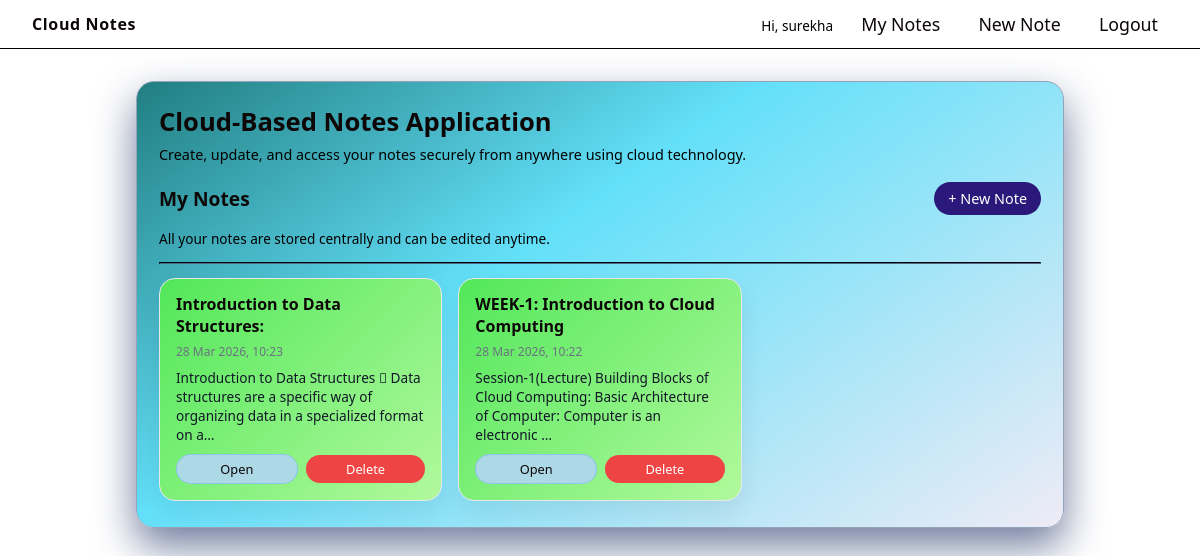
The page / (signed in) on the database its author committed.
### notes/models.py (models this page shows, shortened)
class Note(models.Model):
    user = models.ForeignKey(User, on_delete=models.CASCADE, related_name='notes')
    title = models.CharField(max_length=200)
    content = models.TextField()
    created_at = models.DateTimeField(auto_now_add=True)
    updated_at = models.DateTimeField(auto_now=True)
    class Meta:
        ordering = ['-updated_at']

### notes/views.py (the view)
# urls.py: path('', views.note_list, name='note_list'),
@login_required
def note_list(request):
    notes = Note.objects.filter(user=request.user)
    return render(request, 'note_list.html', {'notes': notes})

### notes/templates/note_list.html (shortened to what this page needs)
{% extends 'base.html' %}
{% block content %}
<div class="section-header">
    <h2>My Notes</h2>
    <a href="{% url 'note_create' %}" class="btn">+ New Note</a>
</div>
<p class="muted">All your notes are stored centrally and can be edited anytime.</p>
<hr style="border-color:#1f2937; margin: 14px 0;">
{% if notes %}
    <div class="notes-grid">
        {% for note in notes %}
            <div class="note-card">
                <h3 class="note-card-title">{{ note.title }}</h3>
                <div class="note-card-meta">
                    {{ note.updated_at|date:"d M Y, H:i" }}
                </div>
                <p class="note-card-content">
                    {{ note.content|truncatechars:120 }}
                </p>
                <div class="note-card-footer">
                    <a href="{% url 'note_detail' note.pk %}" class="btn btn-secondary">Open</a>
                    <a href="{% url 'note_delete' note.pk %}" class="btn btn-danger">Delete</a>
                </div>
            </div>
        {% endfor %}
    </div>
{% else %}
    <p class="muted">You don't have any notes yet. Click "New Note" to create your first one.</p>
{% endif %}
{% endblock %}

### notes/templates/base.html (shortened to what this page needs)
<!DOCTYPE html>
<html>
<head>
</head>
<body>
<div class="navbar">
    <div class="navbar-title">Cloud Notes</div>
    <div class="navbar-links">
        {% if user.is_authenticated %}
            <span class="muted">Hi, {{ user.username }}</span>
            <a href="{% url 'note_list' %}">My Notes</a>
            <a href="{% url 'note_create' %}">New Note</a>
            <a href="{% url 'logout' %}">Logout</a>
        {% else %}
            <a href="{% url 'login' %}">Login</a>
            <a href="{% url 'register' %}">Register</a>
        {% endif %}
    </div>
</div>
<div class="main-wrapper">
    <div class="card">
        <h1>Cloud-Based Notes Application</h1>
        <p class="subtitle">
            Create, update, and access your notes securely from anywhere using cloud technology.
        </p>
        {% block content %}{% endblock %}
    </div>
</div>
</body>
</html>

### notes/templates/base.html (style rules this page uses)
:root { --primary: #2a197b; --primary-dark: #2a197b; --bg: #0f172a; --card-bg: #ffffff; --text: #0d0707; --muted: #000000; --danger: #ef4444; }
* { box-sizing: border-box; }
body { margin: 0; font-family: system-ui, -apple-system, BlinkMacSystemFont, "Segoe UI", sans-serif; background: radial-gradient(square at top, #676f7d 0, #f5f5f7 55%); color: var(--text); min-height: 100vh; }
.navbar { display: flex; justify-content: space-between; align-items: center; padding: 12px 32px; background: rgba(255, 255, 255, 0.95); border-bottom: 1px solid #000000; position: sticky; top: 0; z-index: 10; backdrop-filter: blur(10px); }
.navbar-title { font-weight: 700; letter-spacing: 0.04em; }
.navbar-links a { color: var(--text); margin-left: 14px; text-decoration: none; font-size: 1.11rem; padding: 10px 10px; border-radius: 999spx; transition: all 0.15s ease; }
.main-wrapper { max-width: 960px; margin: 32px auto; padding: 0 16px 40px; }
.card { background: linear-gradient(145deg, #217e81, #63e0f9 40%, #eeebf6 100%); border-radius: 18px; padding: 22px 22px 26px; box-shadow: 0 18px 40px rgba(95, 110, 146, 0.9); border: 1px solid rgb(148, 163, 184); }
h1 { margin: 0 0 6px; font-size: 1.6rem; }
.subtitle { margin: 0 0 18px; font-size: 0.9rem; color: var(--muted); }
.btn { display: inline-block; border: none; padding: 7px 14px; border-radius: 999px; background: var(--primary); color: white; text-decoration: none; font-size: 0.9rem; cursor: pointer; transition: all 0.15s ease; }
.btn-secondary { background: lightblue; border: 1px solid rgba(90, 167, 240, 0.4); color: var(--text); }
.btn-danger { background: var(--danger); }
.section-header { display: flex; justify-content: space-between; align-items: center; margin-bottom: 14px; }
.section-header h2 { margin: 0; font-size: 1.2rem; }
.muted { color: var(--muted); font-size: 0.85rem; }

### notes/templates/note_list.html (style rules this page uses)
.notes-grid { display: grid; grid-template-columns: repeat(auto-fill, minmax(240px, 1fr)); gap: 16px; margin-top: 10px; }
.note-card { background: linear-gradient(135deg, #52e759, #b1f99d); border-radius: 16px; padding: 14px 16px 16px; border: 1px solid #e5e7eb; box-shadow: 0 10px 25px rgba(15, 23, 42, 0.08); position: relative; display: flex; flex-direction: column; min-height: 150px; transition: transform 0.15s ease, box-shadow 0.15s ease; }
.note-card-title { font-size: 1rem; font-weight: 600; margin: 0 0 6px; }
.note-card-meta { font-size: 0.75rem; color: #6b7280; margin-bottom: 8px; }
.note-card-content { font-size: 0.85rem; color: #111827; margin: 0 0 10px; line-height: 1.4; }
.note-card-footer { margin-top: auto; display: flex; justify-content: space-between; align-items: center; gap: 8px; }
.note-card-footer .btn { font-size: 0.8rem; padding: 5px 10px; flex: 1; text-align: center; }

### rows shown on the page
Note: title "Introduction to Data Structures:", updated_at "28 Mar 2026, 10:23", content "Introduction to Data Structures  Data structures are a specific way of organizing data in a specialized format on a…"
Note: title "WEEK-1: Introduction to Cloud Computing", updated_at "28 Mar 2026, 10:22", content "Session-1(Lecture) Building Blocks of Cloud Computing: Basic Architecture of Computer: Computer is an electronic …"

### other values the page prints
{{ user.username }} "surekha"
